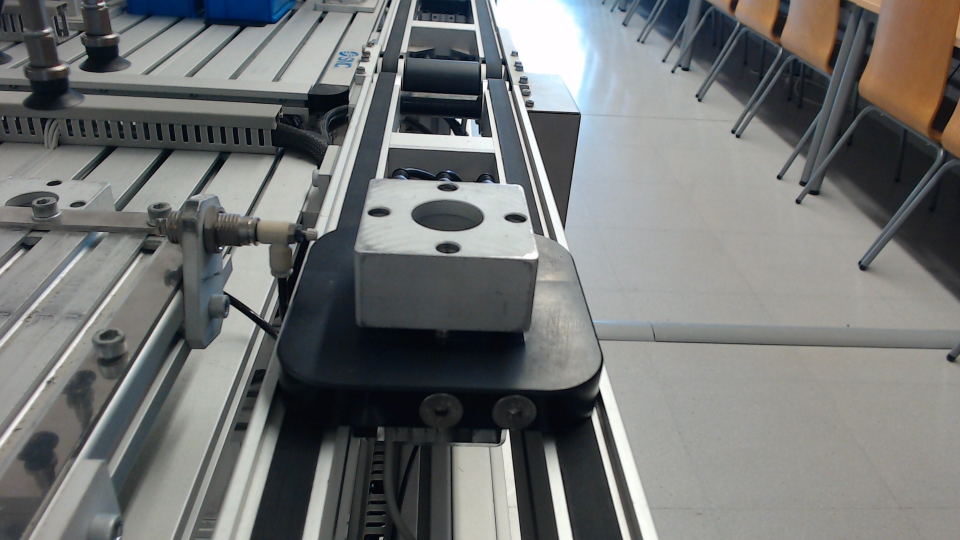
#> input picture data/Imagenes_FMS/FMS201/FMS201_con_base_nook.jpg, 1920 x 1080 px, found by its file name (shown at 1/2 size); its folder holds 5 pictures in this run
$ python procesado.py
#> lines starting #> are read from the running program, lines starting #| are printed output that depends on the picture
import cv2 as cv
import os

def probar_filtros(nombre_foto):
    # 1. Construimos la ruta de la imagen
#> called with nombre_foto = 'FMS201_con_base_nook.jpg'
    ruta_imagen = os.path.join("data/Imagenes_FMS/FMS201/", nombre_foto)

    # 2. Cargamos la imagen del disco
    imagen = cv.imread(ruta_imagen)
#> imagen is the input picture: shape (1080, 1920, 3); mean B, G, R 116.3, 117.1, 115.3

    if imagen is None:
        print(f"No se encuentra la foto: {ruta_imagen}")
        return

    # --- INICIO DEL PROCESADO ---

    # A. Convertir a escala de GRISES
    # Eliminamos el color para quedarnos solo con la intensidad de luz
    imagen_gris = cv.cvtColor(imagen, cv.COLOR_BGR2GRAY)
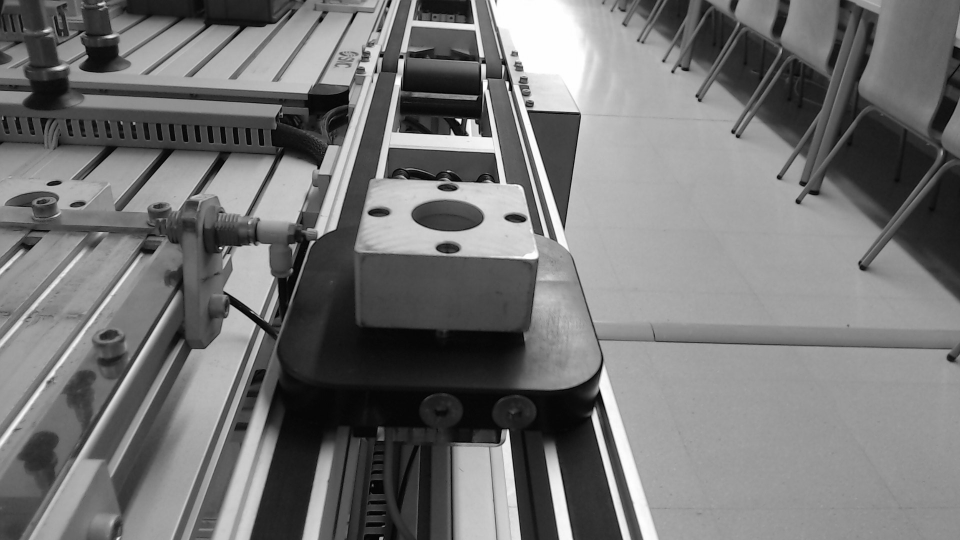
#> imagen_gris: shape (1080, 1920) (shown at 1/2 size); min 0, max 255, mean 116.5

    # B. Aplicar BLUR (Dsenfoque)
    # (5, 5) es el tamaño del filtro. A mayor tamaño, más borroso
    # Sirve para limpiar la imagen de "ruido metálico" y pequeños reflejos
    imagen_blur = cv.GaussianBlur(imagen_gris, (5, 5), 0)

    # C. Canny (Detección de bordes)
    # 50 y 150 son los umbrales
    # Si la diferencia de contraste es > 150, es un borde seguro
    imagen_bordes = cv.Canny(imagen_blur, 50, 150)
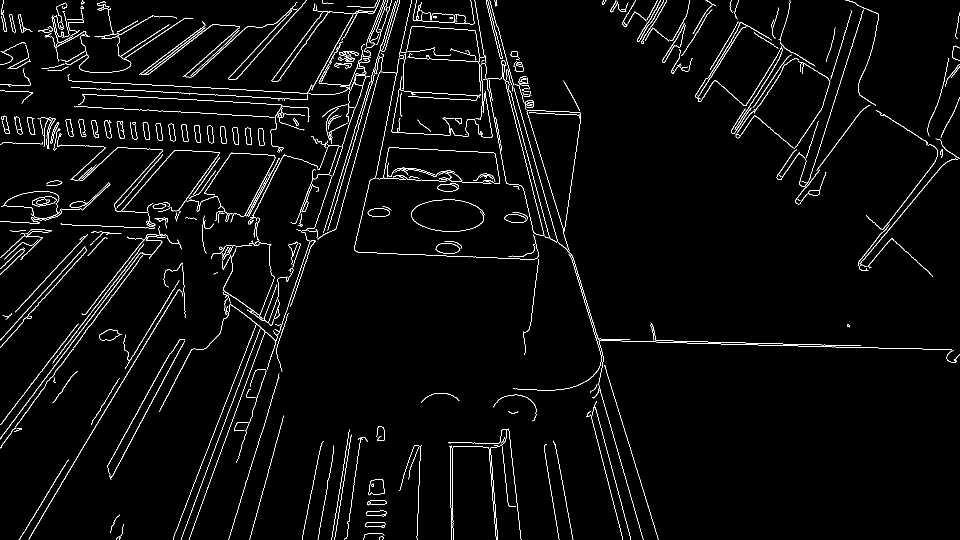
#> imagen_bordes: shape (1080, 1920) (shown at 1/2 size); 2.8% white in thin lines or dots

    # --- MOSTRAR RESULTADOS ---

    # Redimensión de las ventanas para adaptarse a la pantalla
    porcentaje_escala = 0.5 # 50 % del tamaño original
    anchura = int(imagen.shape[1] * porcentaje_escala)
#> anchura = 960
    altura = int(imagen.shape[0] * porcentaje_escala)
#> altura = 540
    dimension = (anchura, altura)
#> dimension = (960, 540)

    cv.imshow('1. Original', cv.resize(imagen, dimension))
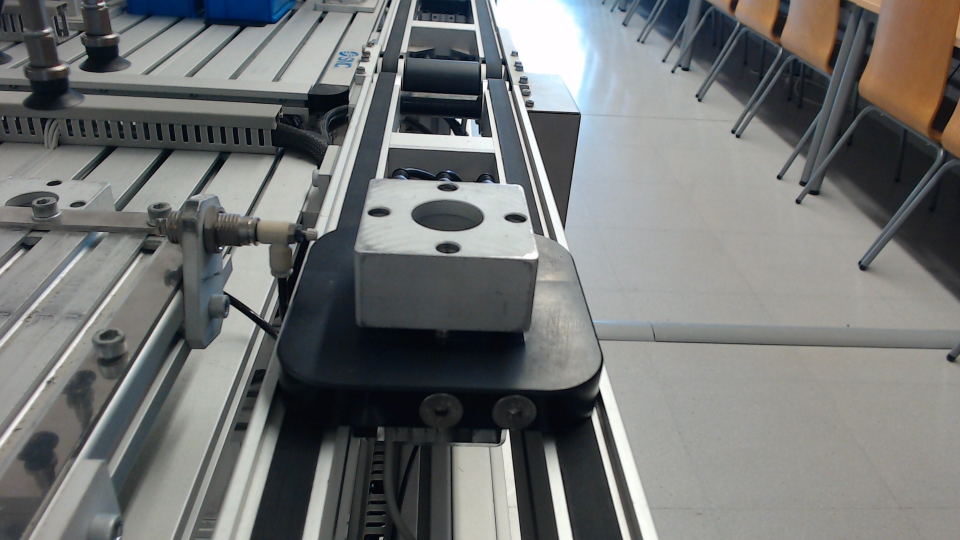
#> window '1. Original': shape (540, 960, 3); mean B, G, R 116.5, 117.2, 115.4
    cv.imshow('2. Gris', cv.resize(imagen_gris, dimension))
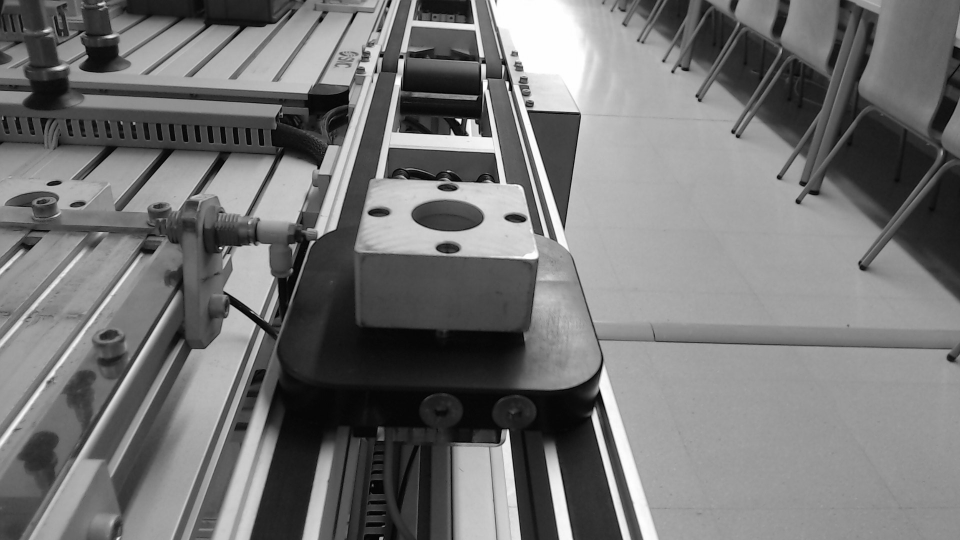
#> window '2. Gris': shape (540, 960); min 1, max 255, mean 116.6
    cv.imshow('3. Blur', cv.resize(imagen_blur, dimension))
    cv.imshow('4. Bordes (Canny)', cv.resize(imagen_bordes, dimension))
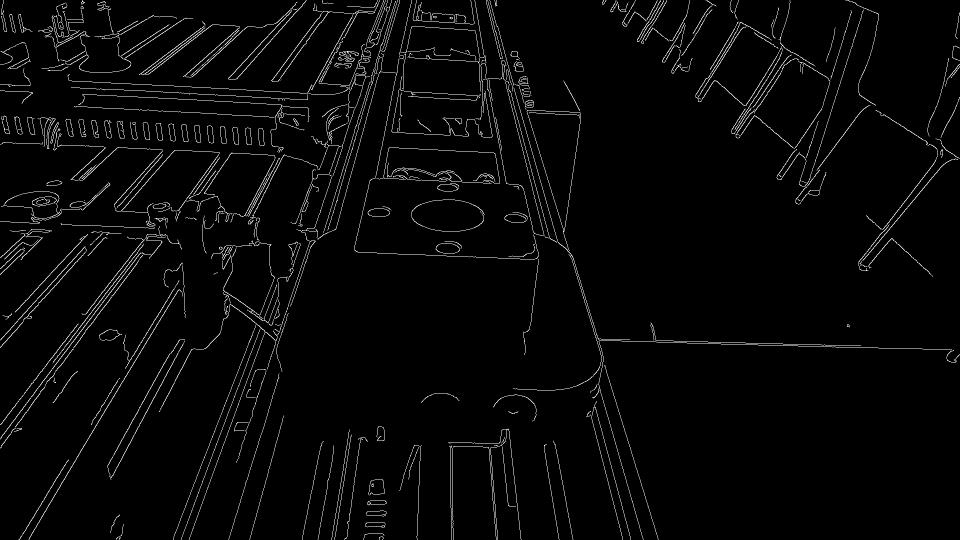
#> window '4. Bordes (Canny)': shape (540, 960); min 0, max 255, mean 7.2

    print("Mostrando procesado. Pulsa cualquier tecla para cerrar.")
    cv.waitKey(0)
    cv.destroyAllWindows()

if __name__ == "__main__":
    # Adaptar el nombre de cada una de las fotos de la carpeta
    muestra = "FMS201_con_base_nook.jpg"
    probar_filtros(muestra)
